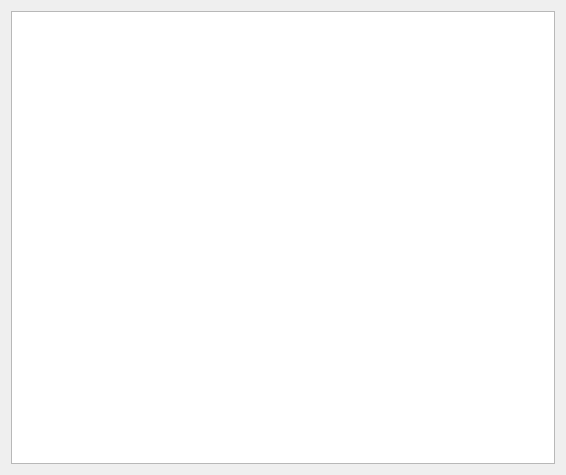
<?xml version="1.0" encoding="UTF-8"?>
<ui version="4.0">
 <class>PacketSnifferWin</class>
 <widget class="QDialog" name="PacketSnifferWin">
  <property name="geometry">
   <rect>
    <x>0</x>
    <y>0</y>
    <width>566</width>
    <height>475</height>
   </rect>
  </property>
  <property name="contextMenuPolicy">
   <enum>Qt::DefaultContextMenu</enum>
  </property>
  <property name="windowTitle">
   <string>Dialog</string>
  </property>
  <layout class="QHBoxLayout" name="horizontalLayout">
   <item>
    <widget class="QTextEdit" name="textEdit">
     <property name="font">
      <font>
       <family>Consolas</family>
       <pointsize>12</pointsize>
       <weight>75</weight>
       <bold>true</bold>
      </font>
     </property>
     <property name="readOnly">
      <bool>true</bool>
     </property>
    </widget>
   </item>
  </layout>
 </widget>
 <resources/>
 <connections/>
</ui>
